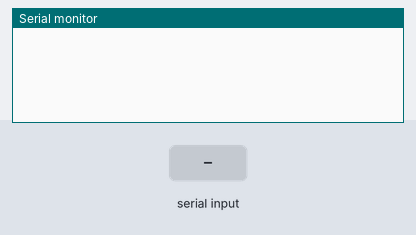
The sketch below on a simulated Arduino Uno, built with avr-gcc and run on an emulated ATmega328P. On the bench: the last lines printed to the serial monitor. Inputs (shaded band) come from the test bench.

Above: at 1.2 s.
1.3 s: "-\n" received over Serial
At 2.5 s:
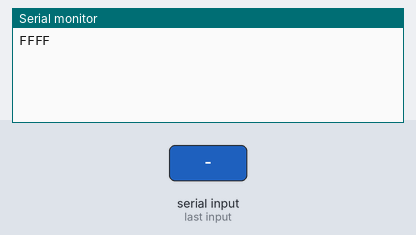
2.8 s: "0\n" received over Serial
At 3.8 s:
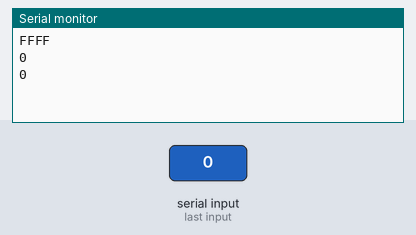
4.3 s: "1\n" received over Serial
At 5.0 s:
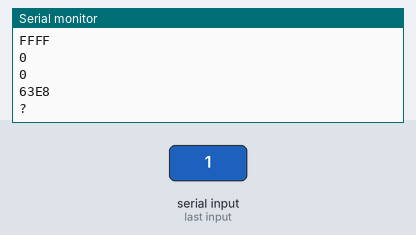
5.8 s: "2\n" received over Serial
At 7.0 s:
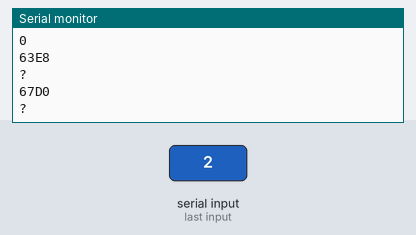
7.3 s: "3\n" received over Serial
At 8.4 s:
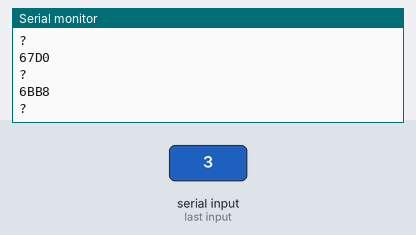

Measured:
- after the input at 1.3 s, the serial monitor: prints a new line at once (image 1)
- after the input at 2.8 s, the serial monitor: prints a new line at once (image 2)
- after the input at 4.3 s, the serial monitor: prints a new line at once (image 3)
- after the input at 5.8 s, the serial monitor: prints a new line at once (image 4)
- after the input at 7.3 s, the serial monitor: prints a new line at once (image 5)

The sketch:

ardu_sketch.ino
```cpp
// (licence header left out)
/* **WARNING:** Don't compile this in the fp2conv project directory, as
 * the Arduino tools may pick up and compile the other C files as well.
 */

#include "fp2conv.h"

/* Tests with the Arduino IDE 2.0.0 show that including the functions
 * causes the program memory requirements to increase as follows:
 * strtofp2: 19740 bytes
 * fp2tostr: 21188 bytes
 *     both: 22076 bytes
 * while RAM usage increases by 368 bytes in all three cases.
 * The increases are likely due in large part to the library functions used.
 */

void setup() {
  Serial.begin(19200);
  Serial.setTimeout(60000);  // defaults to 1000ms
}

const int BUFSZ = 32; // must be >=7 for fp2tostr
char buf[BUFSZ];

void loop() {
  memset(buf, 0, BUFSZ);
  size_t insz = Serial.readBytesUntil('\n', buf, BUFSZ-1);
  if (insz>0) {
    uint16_t fp2 = strtofp2(buf);
    Serial.println(fp2, HEX);
    if ( fp2!=FP2_FAIL && fp2tostr(fp2, buf)>0 ) {
      Serial.println(buf);
    }
  }
}
```

fp2conv.c
```cpp
// (licence header left out)
#include "fp2conv.h"
#include <string.h>
#include <strings.h>
#include <stdio.h>
#include <assert.h>

uint16_t strtofp2(const char *str) {
	if ( strcasecmp(str,  "NaN") == 0 ) return FP2_NAN;
	if ( strcasecmp(str,  "Inf") == 0 ) return FP2_POS_INF;
	if ( strcasecmp(str, "-Inf") == 0 ) return FP2_NEG_INF;
	size_t len = strlen(str);
	if ( len<1 || len>6 ) return FP2_FAIL; // input too short or long
	uint8_t neg = 0;
	int intpart = -1;
	int fraclen = -1;
	char sigs[5] = {0,0,0,0,0}; // significand
	size_t sptr = 0;
	for ( size_t i=0; i<len; i++ ) {
		if ( i==0 && str[i]=='-' ) neg = 1;
		else if ( i<len-1 && str[i]=='.' ) {
			// dot at beginning, or duplicate dot
			if ( sptr<1 || intpart>-1 ) return FP2_FAIL;
			intpart = atoi(sigs);
			fraclen = 0;
		}
		else if ( str[i]>='0' && str[i]<='9' ) {
			if (sptr>=4) return FP2_FAIL; // input too long
			sigs[sptr++] = str[i];
			if ( fraclen>-1 ) fraclen++;
		}
		else return FP2_FAIL; // invalid character
	}
	if ( sptr<1 ) return FP2_FAIL; // no digits
	int sig = atoi(sigs);
	if ( sig>7999 || sig<0 ) return FP2_FAIL; // out of range
	assert( intpart < sig );
	if ( intpart<0 ) { // no dot was seen
		assert(fraclen<0);
		intpart=sig;
		fraclen=0;
	} else assert(fraclen>-1 && fraclen<4);
	// Note the following code has a lot of potential to be optimized.
	int dot = 0x0000; // this is correct for 800<=intpart<8000
	if ( sig==0 ) { /*dot = 0x0000;*/ } // special case for 0
	else if ( intpart<8 ) { // 0<=intpart<8
		dot = 0x6000;
		if (intpart==0) {
			assert(fraclen>0); // must be true because sig!=0 here
			if (fraclen==1) sig*=100;
			else if (fraclen==2) sig*=10;
		}
		else {
			if (sig<8) sig*=1000;
			else if (sig<80) sig*=100;
			else if (sig<800) sig*=10;
		}
	}
	else if ( intpart<80  ) { // 8<=intpart<80
		dot = 0x4000;
		if (sig<80) sig*=100;
		else if (sig<800) sig*=10;
	}
	else if ( intpart<800 ) { // 80<=intpart<800
		dot = 0x2000;
		if (sig<800) sig*=10;
	}

	return ( neg ? 0x8000 : 0x0000 ) | dot | ( sig & 0x1FFF );
}

uint8_t fp2tostr(uint16_t fp2, char *outbuf) {
	if ( !outbuf ) return 0; // null pointer
	if ( fp2==FP2_NAN     ) { strncpy(outbuf,  "NaN", 7); return 3; }
	if ( fp2==FP2_POS_INF ) { strncpy(outbuf,  "Inf", 7); return 3; }
	if ( fp2==FP2_NEG_INF ) { strncpy(outbuf, "-Inf", 7); return 4; }
	uint8_t dot = (fp2>>13)&0x3;
	int val = fp2&0x1FFF;
	if (val>7999) return 0;
	// Note the following code has a lot of potential to be optimized.
	char *neg = (fp2&0x8000) ? "-" : "";
	int len;
	switch (dot) {
		case 0: len = snprintf(outbuf, 7, "%s%d",   neg, val); break;
		// Floating-point accuracy should always be better than FP2,
		// which is why it should be fine to use floating-point here:
		case 1: len = snprintf(outbuf, 7, "%s%.1f", neg, val/10.0f); break;
		case 2: len = snprintf(outbuf, 7, "%s%.2f", neg, val/100.0f); break;
		case 3: len = snprintf(outbuf, 7, "%s%.3f", neg, val/1000.0f); break;
	}
	if ( len<1 || len>6 ) return 0; // snprintf failed
	if ( dot==0 ) return len;
	// At this point we know there will be a decimal point, so
	// trim off trailing zeros (and dot, if applicable).
	while (len>0) {
		if (outbuf[len-1]=='0') { outbuf[--len]='\0'; }
		else if (outbuf[len-1]=='.') { outbuf[--len]='\0'; return len; }
		else { return len; }
	}
	assert(0); return 0; // unreachable
}
```

fp2conv.h
```cpp
#ifndef FP2CONV_H
#define FP2CONV_H

/** ***** fp2conv.h *****
 *
 * Copyright (c) 2022 Hauke Daempfling (haukex@zero-g.net)
 * at the Leibniz Institute of Freshwater Ecology and Inland Fisheries (IGB),
 * Berlin, Germany, https://www.igb-berlin.de/
 *
 * This program is free software: you can redistribute it and/or modify
 * it under the terms of the GNU General Public License as published by
 * the Free Software Foundation, either version 3 of the License, or
 * (at your option) any later version.
 *
 * This program is distributed in the hope that it will be useful,
 * but WITHOUT ANY WARRANTY; without even the implied warranty of
 * MERCHANTABILITY or FITNESS FOR A PARTICULAR PURPOSE. See the
 * GNU General Public License for more details.
 *
 * You should have received a copy of the GNU General Public License
 * along with this program. If not, see https://www.gnu.org/licenses/
 */

#include <stdint.h>
#include <stdlib.h>

#ifdef ARDUINO
#include "Arduino.h"
#endif

#define FP2_POS_INF (0x1FFF)
#define FP2_NEG_INF (0x9FFF)
#define FP2_NAN     (0x9FFE)
#define FP2_FAIL    (0xFFFF)

#ifdef __cplusplus
extern "C" {
#endif // __cplusplus

/** Convert a string to a FP2 value.
 *
 * The FP2 format is described in the README in this repository.
 *
 * `str` is the null-terminated string to convert. The maximum string
 * length is 6 characters (max. of four significant digits, decimal
 * point, and optional minus sign). The decimal point must have digits
 * on either side (i.e. `"123.0"` or `"123"` instead of `"123."`, and
 * `"0.123"` instead of `".123"`). Next to decimal numbers, the strings
 * `"NaN"`, `"Inf"`, and `"-Inf"` are accepted case-insensitively.
 *
 * If this function returns `FP2_FAIL`, the conversion could not be
 * performed due to an invalid input format.
 */
uint16_t strtofp2(const char *str);

/** Convert a FP2 value to a string.
 *
 * The FP2 format is described in the README in this repository.
 *
 * `fp2` should be a valid FP2 value.
 *
 * `outbuf` *must* be a pointer to a 7-byte buffer for the output,
 * which will be null-terminated iff the conversion is successful.
 *
 * Returns the number of characters written to `outbuf`, excluding the
 * terminating null byte. If this function returns 0, `outbuf` must be
 * discarded as it may not be null-terminated or contain other junk.
 */
uint8_t fp2tostr(uint16_t fp2, char *outbuf);

#ifdef __cplusplus
}
#endif // __cplusplus

#endif // #ifndef FP2CONV_H
```

test_fp2conv_tests.inc.c
```cpp
// ***** DO NOT EDIT *****
// This file is generated by gen_fp2conv_tests.py
#define NUM_TESTS (122)
// test string format:
// [0]: "P"=strtofp2 only, "S"=fp2tostr only, "R"=both
// [1-2]: the FP2 value
// [3]: a space character
// [4-]: the string
char *TEST[NUM_TESTS] = {
	"R\x04\xD2 1234",
	"R\x84\xD2 -1234",
	"R\x24\xD2 123.4",
	"R\xA4\xD2 -123.4",
	"R\x44\xD2 12.34",
	"R\xC4\xD2 -12.34",
	"R\x64\xD2 1.234",
	"R\xE4\xD2 -1.234",
	"R\xFF\xFF 10000",
	"R\xFF\xFF 9999",
	"R\xFF\xFF 8192",
	"R\xFF\xFF 8191",
	"R\xFF\xFF 8000",
	"R\xFF\xFF 800.0",
	"R\xFF\xFF 800.1",
	"R\xFF\xFF -10000",
	"R\xFF\xFF -9999",
	"R\xFF\xFF -8192",
	"R\xFF\xFF -8191",
	"R\xFF\xFF -8000",
	"R\xFF\xFF -800.0",
	"R\xFF\xFF -800.1",
	"R\x1F\x3F 7999",
	"R\x1F\x3E 7998",
	"R\x03\x21 801",
	"R\x03\x20 800",
	"R\x9F\x3F -7999",
	"R\x9F\x3E -7998",
	"R\x83\x21 -801",
	"R\x83\x20 -800",
	"R\x3F\x3F 799.9",
	"R\x3F\x36 799",
	"R\x23\xE9 100.1",
	"R\x23\xE8 100",
	"R\x23\x21 80.1",
	"R\x23\x20 80",
	"R\xBF\x3F -799.9",
	"R\xBF\x36 -799",
	"R\xA3\xE9 -100.1",
	"R\xA3\xE8 -100",
	"R\xA3\x21 -80.1",
	"R\xA3\x20 -80",
	"R\x5F\x3F 79.99",
	"R\x5E\xDC 79",
	"R\x43\xE9 10.01",
	"R\x43\xE8 10",
	"R\x43\x21 8.01",
	"R\x43\x20 8",
	"R\xDF\x3F -79.99",
	"R\xDE\xDC -79",
	"R\xC3\xE9 -10.01",
	"R\xC3\xE8 -10",
	"R\xC3\x21 -8.01",
	"R\xC3\x20 -8",
	"R\x7F\x3F 7.999",
	"R\x7B\x58 7",
	"R\x63\xE9 1.001",
	"R\x63\xE8 1",
	"R\x60\x64 0.1",
	"R\x60\x0A 0.01",
	"R\x60\x01 0.001",
	"R\x00\x00 0",
	"R\xFF\x3F -7.999",
	"R\xFB\x58 -7",
	"R\xE3\xE9 -1.001",
	"R\xE3\xE8 -1",
	"R\xE0\x64 -0.1",
	"R\xE0\x0A -0.01",
	"R\xE0\x01 -0.001",
	"R\x80\x00 -0",
	"R\x1F\xFF Inf",
	"R\x9F\xFF -Inf",
	"R\x9F\xFE NaN",
	"P\x1F\xFF INF",
	"P\x9F\xFF -INF",
	"P\x9F\xFE NAN",
	"P\x1F\xFF inf",
	"P\x9F\xFF -inf",
	"P\x9F\xFE nan",
	"S\x63\xE8 1",
	"S\x40\x64 1",
	"S\x20\x0A 1",
	"S\x00\x01 1",
	"S\x00\x00 0",
	"S\x20\x00 0",
	"S\x40\x00 0",
	"S\x60\x00 0",
	"S\xFF\xFF ",
	"S\xFF\xFE ",
	"S\x1F\x40 ",
	"P\x23\xE8 100",
	"P\x23\xE8 100.0",
	"P\x43\xE8 10",
	"P\x43\xE8 10.0",
	"P\x43\xE8 10.00",
	"P\x63\xE8 1",
	"P\x63\xE8 1.0",
	"P\x63\xE8 1.00",
	"P\x63\xE8 1.000",
	"P\x60\x64 0.1",
	"P\x60\x64 0.10",
	"P\x60\x64 0.100",
	"P\x60\x0A 0.01",
	"P\x60\x0A 0.010",
	"P\xFF\xFF ",
	"P\xFF\xFF abcd",
	"P\xFF\xFF 12345",
	"P\xFF\xFF  12",
	"P\xFF\xFF 12 ",
	"P\xFF\xFF  1 ",
	"P\xFF\xFF --1",
	"P\xFF\xFF 1-",
	"P\xFF\xFF 1x",
	"P\xFF\xFF .5",
	"P\xFF\xFF 1..2",
	"P\xFF\xFF -123456.7",
	"P\xFF\xFF 12.",
	"P\xFF\xFF -.3",
	"P\xFF\xFF 0.0001",
	"P\xFF\xFF +12",
	"P\xFF\xFF +Inf",
	"P\xFF\xFF -NaN",
};
```
